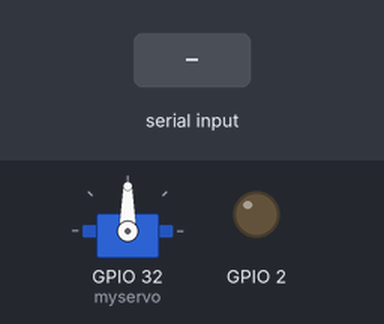
This sketch was run on a simulated ESP32. On the bench: servo, output pins drawn as LEDs (lit = HIGH). Dashed ring = blinking. The inputs (shaded band) are chosen by the test bench.

Above: at 1.2 s.
1.3 s: "15\n" received over Serial
At 1.5 s:
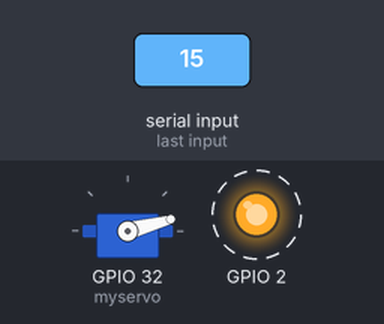
4.3 s: "30\n" received over Serial
At 4.7 s:
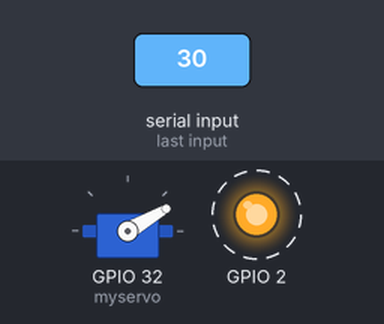
7.3 s: "45\n" received over Serial
At 7.9 s:
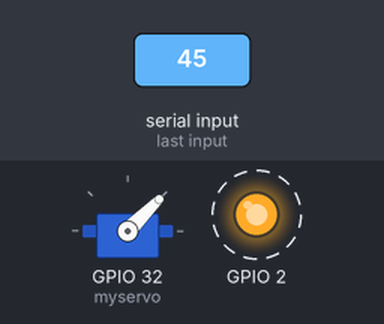
10.3 s: "60\n" received over Serial
At 11.1 s:
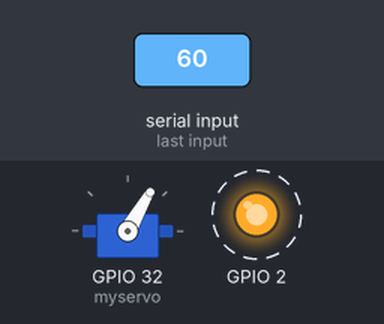
13.3 s: "90\n" received over Serial
At 13.5 s:
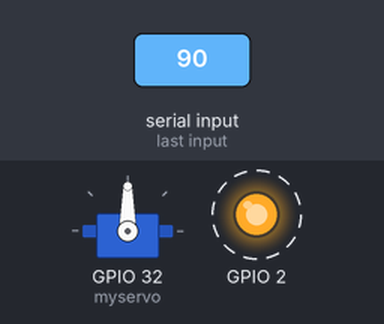
16.3 s: "115\n" received over Serial
At 17.2 s:
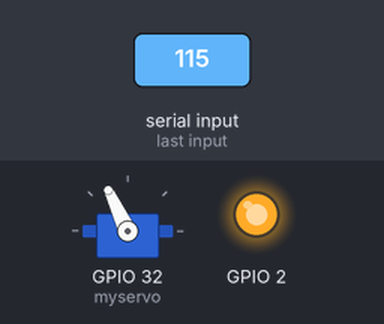
Timing chart, 0 to 18.8 s (numbered marks = the images above; inputs shaded):
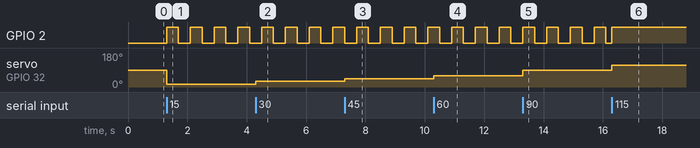

The sketch:

ESP32.ino
```cpp
#include <ESP32Servo.h>
Servo myservo;
String command;          // เก็บคำสั่งล่าสุด
unsigned long previousMillis = 0; //เก็บเวลาที่พึ่งกระพิบไฟ
const long interval = 400; // 0.4 วินาที เก็บเวลาเอาไว้กระพิบ
bool ledState = LOW;       // สถานะไฟ

void setup() {
  Serial.begin(9600);
  myservo.attach(32);
  pinMode(2, OUTPUT);
}

void loop() {
  // อ่าน Serial
  if (Serial.available()) {
    command = Serial.readStringUntil('\n');
    command.trim();

    // คำสั่งปรับมุม
    if (command == "15" || command == "30" || command == "45" ||
        command == "60" || command == "90") {
      myservo.write(command.toInt());

    } else if (command == "115" || command == "135" || command == "160") {
      myservo.write(command.toInt());
      digitalWrite(2, HIGH);   // ไฟติดค้าง

    } else if (command == "Stop") {
      myservo.write(0);
      digitalWrite(2, LOW);    // ไฟดับ
    }
  }

  // จัดการไฟกระพริบ (สำหรับคำสั่ง 15–90)
  if (command == "15" || command == "30" || command == "45" ||
      command == "60" || command == "90") {
    unsigned long currentMillis = millis();
    if (currentMillis - previousMillis >= interval) {
      previousMillis = currentMillis;
      ledState = !ledState;              // สลับสถานะ
      digitalWrite(2, ledState);
    }
  }
}
```

Measured:
- after the input at 1.3 s, GPIO 2: alternates HIGH for 0.40 s and LOW for 0.40 s, starting at once; servo on GPIO 32 (myservo): 90° → 15° at once
- after the input at 4.3 s, servo on GPIO 32 (myservo): 15° → 30° at once
- after the input at 7.3 s, servo on GPIO 32 (myservo): 30° → 45° at once
- after the input at 10.3 s, servo on GPIO 32 (myservo): 45° → 60° at once
- after the input at 13.3 s, servo on GPIO 32 (myservo): 60° → 90° at once
- after the input at 16.3 s, servo on GPIO 32 (myservo): 90° → 115° at once
